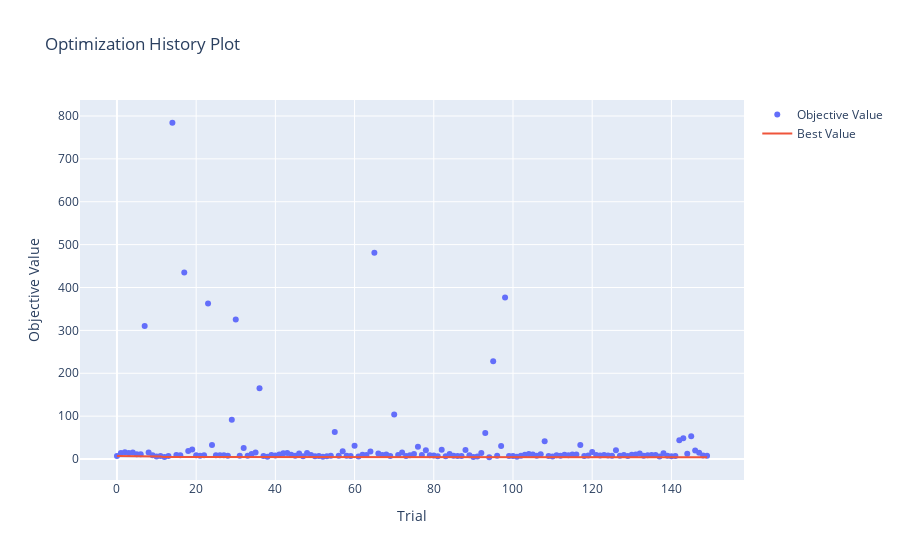

Notebook cell for this chart:
### Code cell
fig_2 = vis.plot_optimization_history(study) 
fig_2

### Figure 1 — Plotly figure (JSON) as saved in the notebook; plotly's stock layout.template omitted (floating-point values rounded to 4 significant figures; data arrays with more than 128 entries replaced by an {"elided": "..."} marker saying what was removed)
{"data": [{"mode": "markers", "name": "Objective Value", "type": "scatter", "x": {"elided": "150 int values"}, "y": {"elided": "150 float values"}}, {"mode": "lines", "name": "Best Value", "type": "scatter", "x": {"elided": "150 int values"}, "y": {"elided": "150 float values"}}, {"marker": {"color": "#cccccc"}, "mode": "markers", "name": "Infeasible Trial", "showlegend": false, "type": "scatter", "x": [], "y": []}], "layout": {"title": {"text": "Optimization History Plot"}, "xaxis": {"title": {"text": "Trial"}}, "yaxis": {"title": {"text": "Objective Value"}}}}
